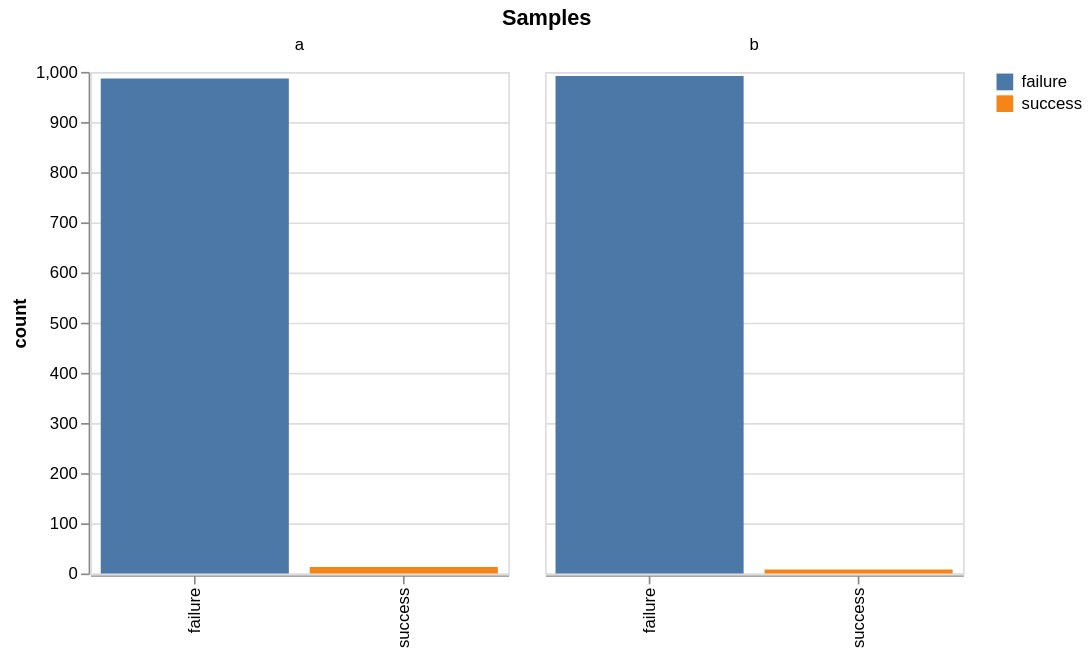

The notebook cell saved with this chart:
### Code cell
successes_a = group_a.sum()
successes_b = group_b.sum()

failures_a = len(group_a) - successes_a
failures_b = len(group_b) - successes_b

samples_df = pl.DataFrame(
    {
        "group": ["a", "a", "b", "b"],
        "type": ["success", "failure", "success", "failure"],
        "count": [successes_a, failures_a, successes_b, failures_b],
    }
)

(
    alt.Chart(samples_df, title="Samples")
    .mark_bar()
    .encode(
        x=alt.X("type:N", title=""),
        y=alt.Y("count:Q"),
        color=alt.Color("type:N", title=""),
        column=alt.Column("group:N", title=""),
    )
    .properties(width=250, height=300)
    .configure_title(anchor='middle')
)

### Figure 1 — Vega specification as saved in the notebook (floating-point values rounded to 4 significant figures)
{"$schema": "https://vega.github.io/schema/vega/v6.json", "background": "transparent", "data": [{"name": "source_0", "values": [{"count": 13, "count_end": 13.0, "count_start": 0.0, "group": "a", "type": "success"}, {"count": 987, "count_end": 987.0, "count_start": 0.0, "group": "a", "type": "failure"}, {"count": 8, "count_end": 8.0, "count_start": 0.0, "group": "b", "type": "success"}, {"count": 992, "count_end": 992.0, "count_start": 0.0, "group": "b", "type": "failure"}]}, {"name": "column_domain", "values": [{"count": 2, "group": "a"}, {"count": 2, "group": "b"}]}, {"name": "source_0_x_domain_type", "values": [{"type": "success"}, {"type": "failure"}]}, {"name": "source_0_color_domain_type", "values": [{"type": "success"}, {"type": "failure"}]}], "layout": {"align": "all", "bounds": "full", "columns": {"signal": "length(data('column_domain'))"}, "padding": 20}, "legends": [{"fill": "color", "symbolType": "square"}], "marks": [{"axes": [{"grid": false, "labelOverlap": true, "orient": "left", "scale": "y", "tickCount": {"signal": "ceil(child_height/40)"}, "title": "count", "zindex": 0}], "encode": {"update": {"height": {"signal": "child_height"}}}, "name": "row_header", "role": "row-header", "type": "group"}, {"encode": {"update": {"width": {"signal": "child_width"}}}, "from": {"data": "column_domain"}, "name": "column_header", "role": "column-header", "sort": {"field": "datum[\"group\"]", "order": "ascending"}, "title": {"frame": "group", "offset": 10, "style": "guide-label", "text": {"signal": "isValid(parent[\"group\"]) ? parent[\"group\"] : \"\"+parent[\"group\"]"}}, "type": "group"}, {"axes": [{"grid": false, "labelAlign": "right", "labelAngle": 270, "labelBaseline": "middle", "orient": "bottom", "scale": "x", "zindex": 0}], "encode": {"update": {"width": {"signal": "child_width"}}}, "from": {"data": "column_domain"}, "name": "column_footer", "role": "column-footer", "sort": {"field": "datum[\"group\"]", "order": "ascending"}, "type": "group"}, {"axes": [{"aria": false, "domain": false, "grid": true, "gridScale": "x", "labels": false, "maxExtent": 0, "minExtent": 0, "orient": "left", "scale": "y", "tickCount": {"signal": "ceil(child_height/40)"}, "ticks": false, "zindex": 0}], "encode": {"update": {"height": {"signal": "child_height"}, "width": {"signal": "child_width"}}}, "from": {"facet": {"data": "source_0", "groupby": ["group"], "name": "facet"}}, "marks": [{"encode": {"update": {"fill": {"field": "type", "scale": "color"}, "width": {"signal": "max(0.25, bandwidth('x'))"}, "x": {"field": "type", "scale": "x"}, "y": {"field": "count_end", "scale": "y"}, "y2": {"field": "count_start", "scale": "y"}}}, "from": {"data": "facet"}, "name": "child_marks", "style": ["bar"], "type": "rect"}], "name": "cell", "sort": {"field": ["datum[\"group\"]"], "order": ["ascending"]}, "style": "cell", "type": "group"}], "padding": 5, "scales": [{"domain": {"data": "source_0_x_domain_type", "field": "type", "sort": true}, "name": "x", "paddingInner": 0.1, "paddingOuter": 0.05, "range": [0, {"signal": "child_width"}], "type": "band"}, {"domain": {"data": "source_0", "fields": ["count_start", "count_end"]}, "name": "y", "nice": true, "range": [{"signal": "child_height"}, 0], "type": "linear", "zero": true}, {"domain": {"data": "source_0_color_domain_type", "field": "type", "sort": true}, "name": "color", "range": "category", "type": "ordinal"}], "signals": [{"name": "child_width", "value": 250}, {"name": "child_height", "value": 300}], "title": {"anchor": "middle", "text": "Samples"}, "usermeta": {"embedOptions": {}}}
